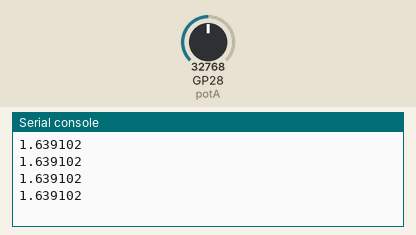
Simulated run of this program. Board: Raspberry Pi Pico running MicroPython. Parts: the last lines printed to the serial console. The test bench sets the inputs (shaded band); at power-on: GP28 (potA) = 32768 (analog values on the 0–65535 scale).

Above: at 1.2 s.
1.3 s: GP28 (potA) set to 45874
At 1.71 s:
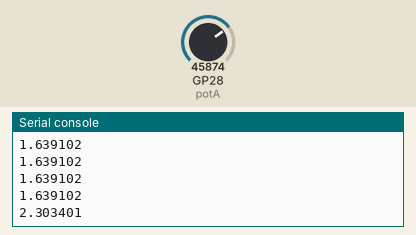
2.8 s: GP28 (potA) set to 57670
At 2.91 s:
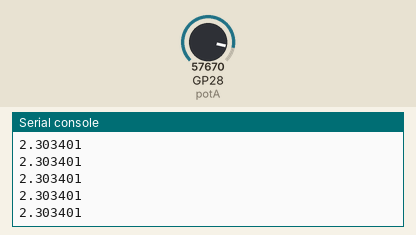
Timing chart, 0 to 5.8 s (numbered marks = the images above; inputs shaded):
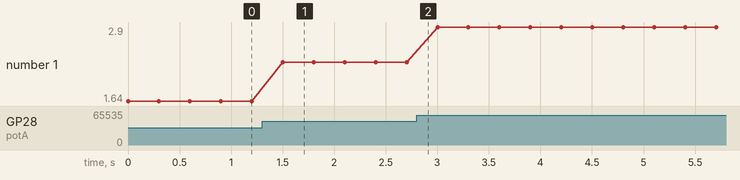

Measured:
- after the input at 1.3 s, the serial console: prints a new line after 0.20 s (image 1)
- plotted number 1: 1.64 → 2.3 after the input at 1.3 s, 2.3 → 2.9 after the input at 2.8 s

The program:

potentiometer.py
```python
import machine
from time import sleep

pot28=28

potA=machine.ADC(pot28)


while True:
    potAvalue=potA.read_u16()
    voltage=(3.3/65106)*potAvalue-(430*3.3/65106)
    print(voltage)
    sleep(0.3)
```
